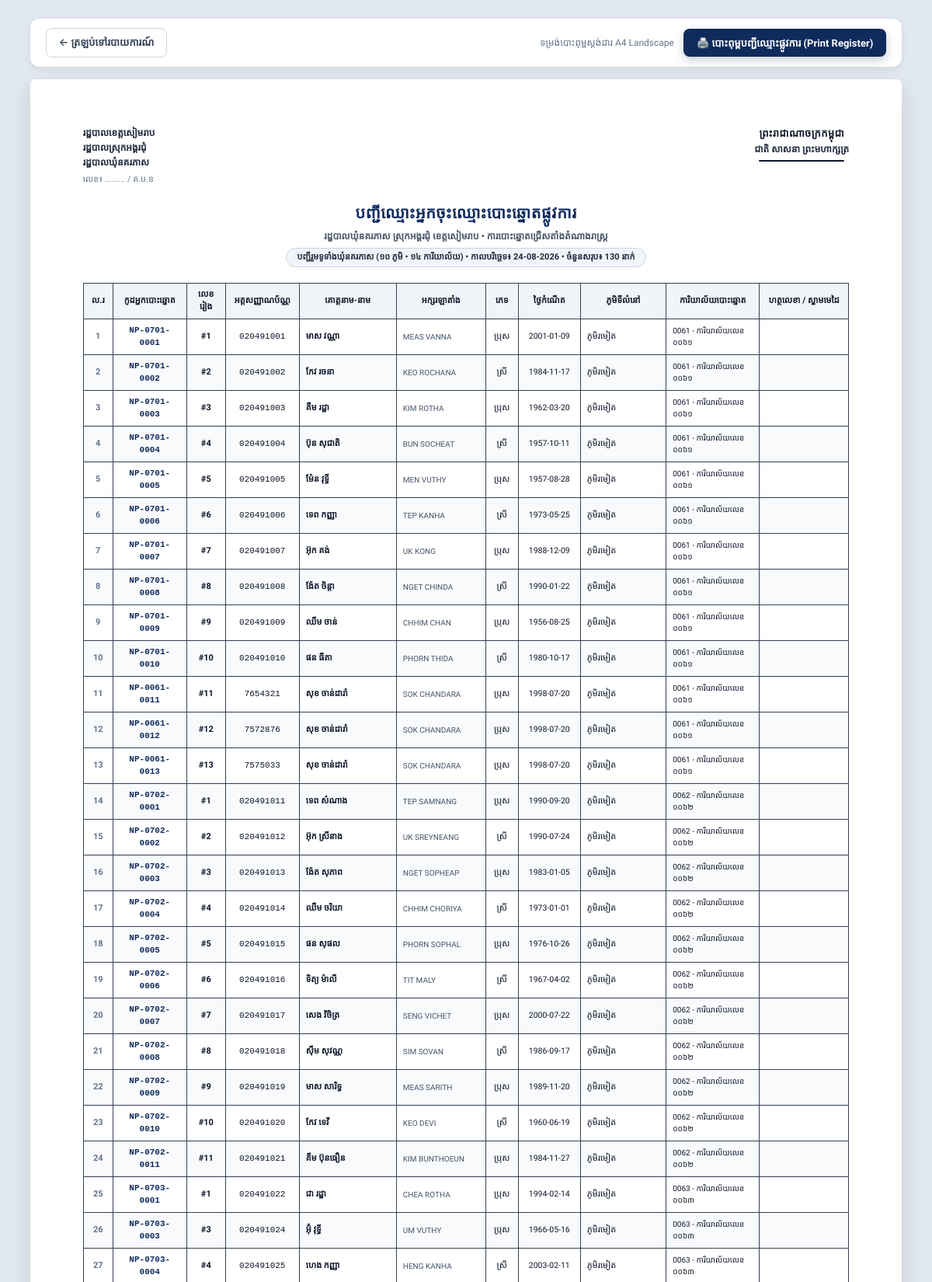
Page /reports/official-list (signed in, upper part) on the committed database.
### app/models.py (models this page shows, shortened)
class Voter(Base):
    __tablename__ = "voters"
    id = Column(Integer, primary_key=True, index=True)
    voter_code = Column(String(50), unique=True, index=True, nullable=False) # e.g. NP-0701-0001
    list_no = Column(Integer, nullable=False)                                # 1, 2, 3 in station
    national_id = Column(String(50), unique=True, index=True, nullable=False) # 9 or 10 digit Khmer ID card
    name_kh = Column(String(100), nullable=False)                            # ឈ្មោះខ្មែរ (e.g. ស៊ឹម ចាន់ថន)
    name_en = Column(String(100), nullable=False)                            # ឈ្មោះឡាតាំង (e.g. SIM CHANTHORN)
    gender = Column(String(20), nullable=False)                              # ប្រុស / ស្រី
    dob = Column(String(50), nullable=False)                                 # 1990-04-15 or 1990
    address = Column(String(255), nullable=True)                             # ក្រុមទី...
    village_id = Column(Integer, ForeignKey("villages.id"), nullable=False)
    station_id = Column(Integer, ForeignKey("polling_stations.id"), nullable=False)
    status = Column(String(30), default="active")                            # active, moved, deceased, suspended
    photo_url = Column(String(255), nullable=True)                          # Profile photo path
    has_voted = Column(Boolean, default=False)
    voted_at = Column(DateTime, nullable=True)
    voted_by_user_id = Column(Integer, ForeignKey("users.id"), nullable=True)
    notes = Column(Text, nullable=True)
    created_at = Column(DateTime, default=datetime.datetime.utcnow)
    updated_at = Column(DateTime, default=datetime.datetime.utcnow, onupdate=datetime.datetime.utcnow)
    village = relationship("Village", back_populates="voters")
    station = relationship("PollingStation", back_populates="voters")
    voted_by_user = relationship("User", foreign_keys=[voted_by_user_id])

class Village(Base):
    __tablename__ = "villages"
    id = Column(Integer, primary_key=True, index=True)
    code = Column(String(20), unique=True, index=True, nullable=False) # e.g. V01 to V10
    name_kh = Column(String(100), nullable=False)                     # e.g. ភូមិរមៀត
    name_en = Column(String(100), nullable=False)                     # e.g. Romiet Village
    chief_name = Column(String(100), nullable=True)                  # e.g. លោក ឈុន វុទ្ធី
    chief_phone = Column(String(50), nullable=True)                  # e.g. 012 345 678
    total_households = Column(Integer, default=0)
    created_at = Column(DateTime, default=datetime.datetime.utcnow)
    stations = relationship("PollingStation", back_populates="village")
    voters = relationship("Voter", back_populates="village")
    users = relationship("User", back_populates="village")

class PollingStation(Base):
    __tablename__ = "polling_stations"
    id = Column(Integer, primary_key=True, index=True)
    code = Column(String(20), unique=True, index=True, nullable=False) # e.g. 0701 to 0714
    name = Column(String(150), nullable=False)                         # e.g. ការិយាល័យលេខ ០៧០១
    location = Column(String(200), nullable=False)                     # e.g. សាលាបឋមសិក្សារមៀត (បន្ទប់ទី១)
    capacity = Column(Integer, default=600)                            # Maximum capacity
    village_id = Column(Integer, ForeignKey("villages.id"), nullable=True)
    officer_name = Column(String(100), nullable=True)                  # Head of polling station
    officer_phone = Column(String(50), nullable=True)
    created_at = Column(DateTime, default=datetime.datetime.utcnow)
    village = relationship("Village", back_populates="stations")
    voters = relationship("Voter", back_populates="station")
    users = relationship("User", back_populates="station")

### app/routes/report_routes.py (the view)
@router.get("/reports/official-list", response_class=HTMLResponse)
def official_printable_list(
    request: Request,
    station_id: str = Query("", description="Station ID"),
    village_id: str = Query("", description="Village ID"),
    db: Session = Depends(get_db)
):
    current_user = get_current_user_optional(request, db)
    if not current_user:
        return RedirectResponse(url="/login", status_code=302)
    query = db.query(Voter).filter(Voter.status == "active")
    station = None
    village = None
    if station_id and station_id.isdigit():
        station = db.query(PollingStation).filter(PollingStation.id == int(station_id)).first()
        if station:
            query = query.filter(Voter.station_id == int(station_id))
    if village_id and village_id.isdigit():
        village = db.query(Village).filter(Village.id == int(village_id)).first()
        if village:
            query = query.filter(Voter.village_id == int(village_id))
    voters = query.order_by(Voter.station_id.asc(), Voter.list_no.asc()).all()
    villages = db.query(Village).order_by(Village.code).all()
    stations = db.query(PollingStation).order_by(PollingStation.code).all()
    return templates.TemplateResponse(request=request, name="reports/official_list.html", context={
        "current_user": current_user,
        "voters": voters,
        "station": station,
        "village": village,
        "stations": stations,
        "villages": villages,
        "now": datetime.datetime.now()
    })

### app/templates/reports/official_list.html (shortened to what this page needs)
<!DOCTYPE html>
<html lang="km">
<head>
    <link rel="stylesheet" href="/static/css/style.css?v=4.0">
    <link rel="stylesheet" href="/static/css/print.css?v=4.0" media="print">
</head>
<body>
    <div class="print-toolbar">
        <a href="/reports" class="btn btn-outline">
            ← ត្រឡប់ទៅរបាយការណ៍
        </a>
        <div style="display: flex; align-items: center; gap: 12px;">
            <span style="font-size: 12px; color: #64748b;">ទម្រង់បោះពុម្ពស្តង់ដារ A4 Landscape</span>
            <button onclick="window.print()" class="btn btn-primary">
                🖨️ បោះពុម្ពបញ្ជីឈ្មោះផ្លូវការ (Print Register)
            </button>
        </div>
    </div>
    <div class="sheet">
        <div class="doc-header">
            <div class="doc-header-left">
                <div>រដ្ឋបាលខេត្តសៀមរាប</div>
                <div>រដ្ឋបាលស្រុកអង្គរជុំ</div>
                <div>រដ្ឋបាលឃុំនគរភាស</div>
                <div style="font-size: 11px; font-weight: normal; color: #64748b; margin-top: 2px;">លេខ៖ ......... / គ.ប.ខ</div>
            </div>
            <div class="doc-header-right">
                <h3>ព្រះរាជាណាចក្រកម្ពុជា</h3>
                <p>ជាតិ សាសនា ព្រះមហាក្សត្រ</p>
                <div class="header-decor"></div>
            </div>
        </div>
        <div class="doc-title-block">
            <h1 class="doc-title">បញ្ជីឈ្មោះអ្នកចុះឈ្មោះបោះឆ្នោតផ្លូវការ</h1>
            <p class="doc-subtitle">
                រដ្ឋបាលឃុំនគរភាស ស្រុកអង្គរជុំ ខេត្តសៀមរាប • ការបោះឆ្នោតជ្រើសតាំងតំណាងរាស្ត្រ
            </p>
            <div class="doc-badge-info">
                {% if station %}
                    {{ station.name }} (កូដ៖ {{ station.code }}) • ទីតាំង៖ {{ station.location }}
                {% elif village %}
                    ភូមិ {{ village.name_kh }} (កូដ៖ {{ village.code }})
                {% else %}
                    បញ្ជីរួមទូទាំងឃុំនគរភាស (១០ ភូមិ • ១៤ ការិយាល័យ)
                {% endif %}
                • <strong>កាលបរិច្ឆេទ៖ {{ now.strftime('%d-%m-%Y') }}</strong> • ចំនួនសរុប៖ <strong>{{ voters|length }} នាក់</strong>
            </div>
        </div>
        <table class="official-table">
            <thead>
                <tr>
                    <th style="width: 38px;">ល.រ</th>
                    <th style="width: 95px;">កូដអ្នកបោះឆ្នោត</th>
                    <th style="width: 50px;">លេខរៀង</th>
                    <th style="width: 95px;">អត្តសញ្ញាណប័ណ្ណ</th>
                    <th style="width: 125px;">គោត្តនាម-នាម</th>
                    <th style="width: 115px;">អក្សរឡាតាំង</th>
                    <th style="width: 42px;">ភេទ</th>
                    <th style="width: 80px;">ថ្ងៃកំណើត</th>
                    <th>ភូមិទីលំនៅ</th>
                    <th style="width: 120px;">ការិយាល័យបោះឆ្នោត</th>
                    <th style="width: 115px;">ហត្ថលេខា / ស្នាមមេដៃ</th>
                </tr>
            </thead>
            <tbody>
                {% if voters %}
                    {% for v in voters %}
                    <tr>
                        <td style="text-align: center; font-weight: bold; color: #64748b;">{{ loop.index }}</td>
                        <td style="font-family: monospace; font-weight: bold; text-align: center; color: #0f2b5c;">{{ v.voter_code }}</td>
                        <td style="text-align: center; font-weight: bold;">#{{ v.list_no }}</td>
                        <td style="font-family: monospace; text-align: center;">{{ v.national_id }}</td>
                        <td style="font-weight: bold; color: #0f172a;">{{ v.name_kh }}</td>
                        <td style="text-transform: uppercase; font-size: 10px; color: #475569;">{{ v.name_en }}</td>
                        <td style="text-align: center;">{{ v.gender }}</td>
                        <td style="text-align: center; font-size: 10.5px;">{{ v.dob }}</td>
                        <td>{{ v.village.name_kh if v.village else '' }}</td>
                        <td style="font-size: 10px;">{{ v.station.code if v.station else '' }} - {{ v.station.name if v.station else '' }}</td>
                        <td></td>
                    </tr>
                    {% endfor %}
                {% else %}
                    <tr>
                        <td colspan="11" style="text-align: center; padding: 25px; color: #64748b;">ពុំមានទិន្នន័យអ្នកបោះឆ្នោតឡើយ</td>
                    </tr>
                {% endif %}
            </tbody>
        </table>
    </div>
</body>
</html>

### app/static/css/style.css (style rules this page uses)
:root { --font-body: 'Kantumruy Pro', 'Siemreap', 'Battambang', 'Outfit', system-ui, -apple-system, sans-serif; --font-heading: 'Kantumruy Pro', 'Siemreap', 'Battambang', sans-serif; --font-khmer-title: 'Moul', cursive; --font-khmer-bold: 'Kantumruy Pro', 'Battambang', sans-serif; --color-primary: #0f2b5c; --color-primary-light: #1e3a8a; --color-primary-dark: #0a1c3d; --color-accent: #d4af37; --color-accent-hover: #b89628; --color-success: #10b981; --color-success-bg: #ecfdf5; --color-warning: #f59e0b; --color-warning-bg: #fffbeb; --color-danger: #ef4444; --color-danger-bg: #fef2f2; --color-info: #3b82f6; --color-info-bg: #eff6ff; --bg-main: #f8fafc; --bg-card: #ffffff; --border-color: #e2e8f0; --text-main: #1e293b; --text-muted: #64748b; --shadow-sm: 0 1px 2px 0 rgb(0 0 0 / 0.05); --shadow-md: 0 4px 6px -1px rgb(0 0 0 / 0.1), 0 2px 4px -2px rgb(0 0 0 / 0.1); --shadow-lg: 0 10px 15px -3px rgb(0 0 0 / 0.1), 0 4px 6px -4px rgb(0 0 0 / 0.1); --shadow-xl: 0 20px 25px -5px rgb(0 0 0 / 0.1), 0 8px 10px -6px rgb(0 0 0 / 0.1); --radius-md: 12px; --radius-lg: 16px; --radius-xl: 24px; }
* { margin: 0; padding: 0; box-sizing: border-box; }
html { height: 100%; width: 100%; }
body { font-family: var(--font-body); background-color: var(--bg-main); color: var(--text-main); min-height: 100%; width: 100%; margin: 0; padding: 0; line-height: 1.65; -webkit-font-smoothing: antialiased; -moz-osx-font-smoothing: grayscale; text-rendering: optimizeLegibility; }
.btn { display: inline-flex; align-items: center; justify-content: center; gap: 8px; padding: 9px 18px; font-size: 0.925rem; font-weight: 600; font-family: var(--font-body); border-radius: var(--radius-md); cursor: pointer; transition: all 0.2s cubic-bezier(0.4, 0, 0.2, 1); border: 1px solid transparent; text-decoration: none; }
.btn-primary { background: linear-gradient(135deg, #0f2b5c 0%, #1e3a8a 100%); color: white; box-shadow: 0 4px 12px rgba(15, 43, 92, 0.25); }
.btn-outline { background: transparent; border-color: var(--border-color); color: var(--text-main); }

### app/templates/reports/official_list.html (style rules this page uses)
* { box-sizing: border-box; margin: 0; padding: 0; }
body { background-color: #e2e8f0; font-family: 'Kantumruy Pro', 'Siemreap', 'Battambang', sans-serif; color: #0f172a; padding: 24px; line-height: 1.5; -webkit-font-smoothing: antialiased; }
.print-toolbar { max-width: 297mm; margin: 0 auto 16px auto; display: flex; align-items: center; justify-content: space-between; background: white; padding: 12px 20px; border-radius: 12px; box-shadow: 0 2px 8px rgba(0,0,0,0.08); }
.sheet { background: white; width: 297mm; min-height: 210mm; margin: 0 auto; padding: 16mm 18mm; box-shadow: 0 10px 30px rgba(0,0,0,0.12); border-radius: 6px; }
.doc-header { display: flex; justify-content: space-between; align-items: flex-start; margin-bottom: 20px; }
.doc-header-left { text-align: left; font-size: 12px; font-weight: 700; line-height: 1.6; color: #1e293b; }
.doc-header-right { text-align: center; line-height: 1.6; }
.doc-header-right h3 { font-size: 13px; font-weight: 700; color: #0f172a; letter-spacing: 0.5px; }
.doc-header-right p { font-size: 12px; font-weight: 700; color: #1e293b; }
.header-decor { width: 110px; height: 2px; background: #0f172a; margin: 4px auto 0 auto; border-radius: 2px; }
.doc-title-block { text-align: center; margin: 16px 0 20px 0; }
.doc-title { font-size: 20px; font-weight: 700; color: #0f2b5c; margin-bottom: 6px; letter-spacing: 0.5px; }
.doc-subtitle { font-size: 12px; font-weight: 600; color: #475569; }
.doc-badge-info { display: inline-block; margin-top: 6px; background: #f1f5f9; border: 1px solid #cbd5e1; padding: 3px 14px; border-radius: 20px; font-size: 11px; font-weight: 600; color: #1e293b; }
table.official-table { width: 100%; border-collapse: collapse; font-size: 11px; margin-bottom: 24px; }
table.official-table th, table.official-table td { border: 1px solid #334155; padding: 6px 8px; vertical-align: middle; }
table.official-table th { background-color: #f1f5f9; color: #0f172a; font-weight: 700; text-align: center; font-size: 11px; }
table.official-table tbody tr:nth-child(even) { background-color: #f8fafc; }
.btn { display: inline-flex; align-items: center; gap: 8px; padding: 8px 16px; font-size: 13px; font-weight: 600; border-radius: 8px; text-decoration: none; cursor: pointer; border: 1px solid transparent; }
.btn-primary { background: #0f2b5c; color: white; }
.btn-outline { background: transparent; border-color: #cbd5e1; color: #334155; }

### rows in the picture
Voter: voter_code "NP-0701-0001", list_no "1", national_id "020491001", name_kh "មាស វណ្ណា", name_en "MEAS VANNA", gender "ប្រុស", dob "2001-01-09", village "ភូមិរមៀត", station "0061", station "ការិយាល័យលេខ ០០៦១"
Voter: voter_code "NP-0701-0002", list_no "2", national_id "020491002", name_kh "កែវ រចនា", name_en "KEO ROCHANA", gender "ស្រី", dob "1984-11-17", village "ភូមិរមៀត", station "0061", station "ការិយាល័យលេខ ០០៦១"
Voter: voter_code "NP-0701-0003", list_no "3", national_id "020491003", name_kh "គឹម រដ្ឋា", name_en "KIM ROTHA", gender "ប្រុស", dob "1962-03-20", village "ភូមិរមៀត", station "0061", station "ការិយាល័យលេខ ០០៦១"
Voter: voter_code "NP-0701-0004", list_no "4", national_id "020491004", name_kh "ប៊ុន សុជាតិ", name_en "BUN SOCHEAT", gender "ស្រី", dob "1957-10-11", village "ភូមិរមៀត", station "0061", station "ការិយាល័យលេខ ០០៦១"
Voter: voter_code "NP-0701-0005", list_no "5", national_id "020491005", name_kh "ម៉ែន វុទ្ធី", name_en "MEN VUTHY", gender "ប្រុស", dob "1957-08-28", village "ភូមិរមៀត", station "0061", station "ការិយាល័យលេខ ០០៦១"
Voter: voter_code "NP-0701-0006", list_no "6", national_id "020491006", name_kh "ទេព កញ្ញា", name_en "TEP KANHA", gender "ស្រី", dob "1973-05-25", village "ភូមិរមៀត", station "0061", station "ការិយាល័យលេខ ០០៦១"
Voter: voter_code "NP-0701-0007", list_no "7", national_id "020491007", name_kh "អ៊ុក គង់", name_en "UK KONG", gender "ប្រុស", dob "1988-12-09", village "ភូមិរមៀត", station "0061", station "ការិយាល័យលេខ ០០៦១"
Voter: voter_code "NP-0701-0008", list_no "8", national_id "020491008", name_kh "ង៉ែត ចិន្តា", name_en "NGET CHINDA", gender "ស្រី", dob "1990-01-22", village "ភូមិរមៀត", station "0061", station "ការិយាល័យលេខ ០០៦១"
Voter: voter_code "NP-0701-0009", list_no "9", national_id "020491009", name_kh "ឈឹម ចាន់", name_en "CHHIM CHAN", gender "ប្រុស", dob "1956-08-25", village "ភូមិរមៀត", station "0061", station "ការិយាល័យលេខ ០០៦១"
Voter: voter_code "NP-0701-0010", list_no "10", national_id "020491010", name_kh "ផន ធីតា", name_en "PHORN THIDA", gender "ស្រី", dob "1980-10-17", village "ភូមិរមៀត", station "0061", station "ការិយាល័យលេខ ០០៦១"
Voter: voter_code "NP-0061-0011", list_no "11", national_id "7654321", name_kh "សុខ ចាន់ដារ៉ា", name_en "SOK CHANDARA", gender "ប្រុស", dob "1998-07-20", village "ភូមិរមៀត", station "0061", station "ការិយាល័យលេខ ០០៦១"
Voter: voter_code "NP-0061-0012", list_no "12", national_id "7572876", name_kh "សុខ ចាន់ដារ៉ា", name_en "SOK CHANDARA", gender "ប្រុស", dob "1998-07-20", village "ភូមិរមៀត", station "0061", station "ការិយាល័យលេខ ០០៦១"
Voter: voter_code "NP-0061-0013", list_no "13", national_id "7575033", name_kh "សុខ ចាន់ដារ៉ា", name_en "SOK CHANDARA", gender "ប្រុស", dob "1998-07-20", village "ភូមិរមៀត", station "0061", station "ការិយាល័យលេខ ០០៦១"
Voter: voter_code "NP-0702-0001", list_no "1", national_id "020491011", name_kh "ទេព សំណាង", name_en "TEP SAMNANG", gender "ប្រុស", dob "1990-09-20", village "ភូមិរមៀត", station "0062", station "ការិយាល័យលេខ ០០៦២"
Voter: voter_code "NP-0702-0002", list_no "2", national_id "020491012", name_kh "អ៊ុក ស្រីនាង", name_en "UK SREYNEANG", gender "ស្រី", dob "1990-07-24", village "ភូមិរមៀត", station "0062", station "ការិយាល័យលេខ ០០៦២"
Voter: voter_code "NP-0702-0003", list_no "3", national_id "020491013", name_kh "ង៉ែត សុភាព", name_en "NGET SOPHEAP", gender "ប្រុស", dob "1983-01-05", village "ភូមិរមៀត", station "0062", station "ការិយាល័យលេខ ០០៦២"
Voter: voter_code "NP-0702-0004", list_no "4", national_id "020491014", name_kh "ឈឹម ចរិយា", name_en "CHHIM CHORIYA", gender "ស្រី", dob "1973-01-01", village "ភូមិរមៀត", station "0062", station "ការិយាល័យលេខ ០០៦២"
Voter: voter_code "NP-0702-0005", list_no "5", national_id "020491015", name_kh "ផន សុផល", name_en "PHORN SOPHAL", gender "ប្រុស", dob "1976-10-26", village "ភូមិរមៀត", station "0062", station "ការិយាល័យលេខ ០០៦២"
Voter: voter_code "NP-0702-0006", list_no "6", national_id "020491016", name_kh "ទិត្យ ម៉ាលី", name_en "TIT MALY", gender "ស្រី", dob "1967-04-02", village "ភូមិរមៀត", station "0062", station "ការិយាល័យលេខ ០០៦២"
Voter: voter_code "NP-0702-0007", list_no "7", national_id "020491017", name_kh "សេង វិចិត្រ", name_en "SENG VICHET", gender "ប្រុស", dob "2000-07-22", village "ភូមិរមៀត", station "0062", station "ការិយាល័យលេខ ០០៦២"
Voter: voter_code "NP-0702-0008", list_no "8", national_id "020491018", name_kh "ស៊ឹម សុវណ្ណ", name_en "SIM SOVAN", gender "ស្រី", dob "1986-09-17", village "ភូមិរមៀត", station "0062", station "ការិយាល័យលេខ ០០៦២"
Voter: voter_code "NP-0702-0009", list_no "9", national_id "020491019", name_kh "មាស សារិទ្ធ", name_en "MEAS SARITH", gender "ប្រុស", dob "1989-11-20", village "ភូមិរមៀត", station "0062", station "ការិយាល័យលេខ ០០៦២"
Voter: voter_code "NP-0702-0010", list_no "10", national_id "020491020", name_kh "កែវ ទេវី", name_en "KEO DEVI", gender "ស្រី", dob "1960-06-19", village "ភូមិរមៀត", station "0062", station "ការិយាល័យលេខ ០០៦២"
Voter: voter_code "NP-0702-0011", list_no "11", national_id "020491021", name_kh "គឹម ប៊ុនធឿន", name_en "KIM BUNTHOEUN", gender "ប្រុស", dob "1984-11-27", village "ភូមិរមៀត", station "0062", station "ការិយាល័យលេខ ០០៦២"
Voter: voter_code "NP-0703-0001", list_no "1", national_id "020491022", name_kh "ជា រដ្ឋា", name_en "CHEA ROTHA", gender "ប្រុស", dob "1994-02-14", village "ភូមិរមៀត", station "0063", station "ការិយាល័យលេខ ០០៦៣"
Voter: voter_code "NP-0703-0003", list_no "3", national_id "020491024", name_kh "អ៊ុំ វុទ្ធី", name_en "UM VUTHY", gender "ប្រុស", dob "1966-05-16", village "ភូមិរមៀត", station "0063", station "ការិយាល័យលេខ ០០៦៣"
Voter: voter_code "NP-0703-0004", list_no "4", national_id "020491025", name_kh "ហេង កញ្ញា", name_en "HENG KANHA", gender "ស្រី", dob "2003-02-11", village "ភូមិរមៀត", station "0063", station "ការិយាល័យលេខ ០០៦៣"

### other values in the picture
{{ now.strftime('%d-%m-%Y') }} "24-08-2026"
{{ voters|length }} "130"
